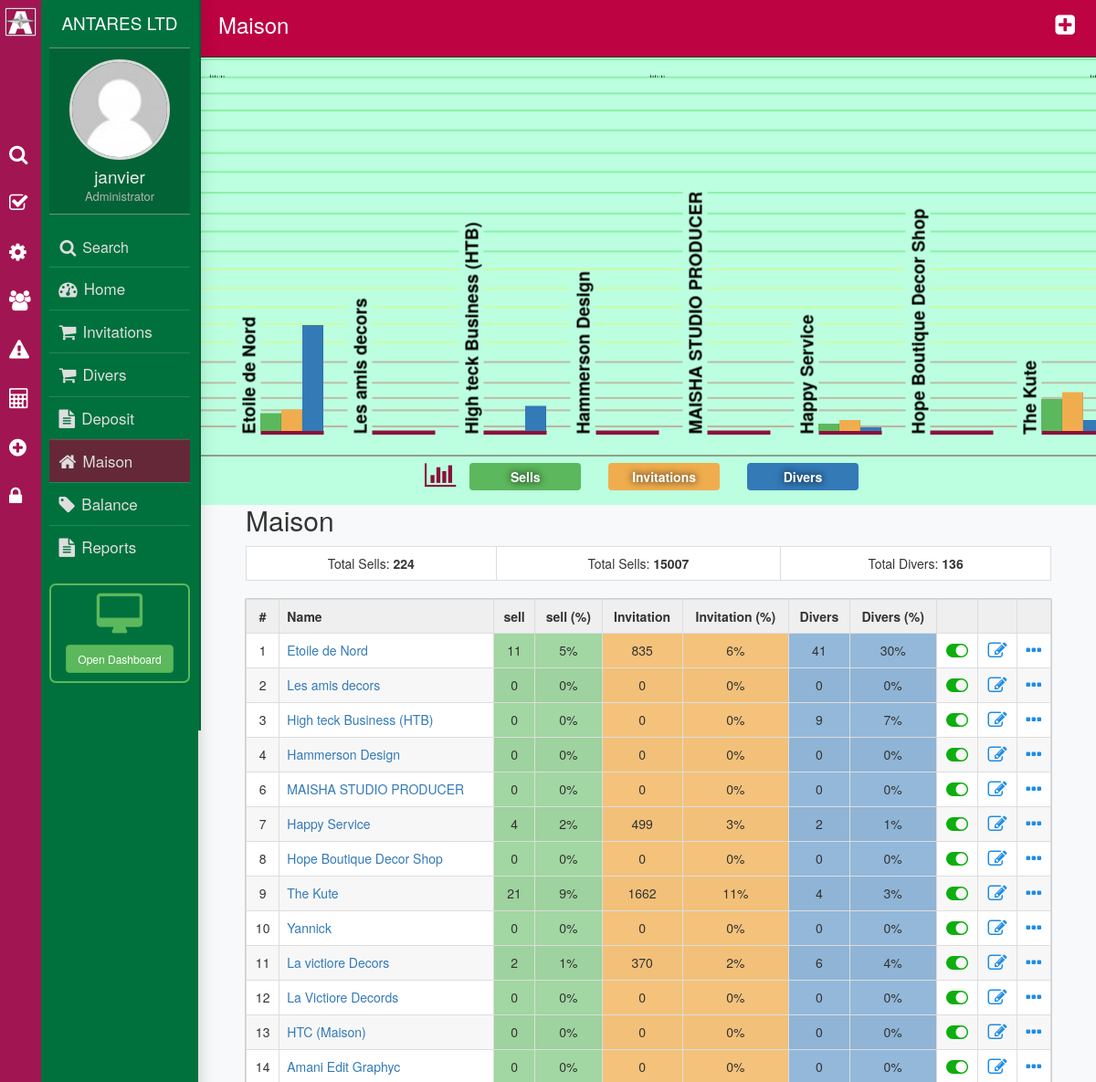
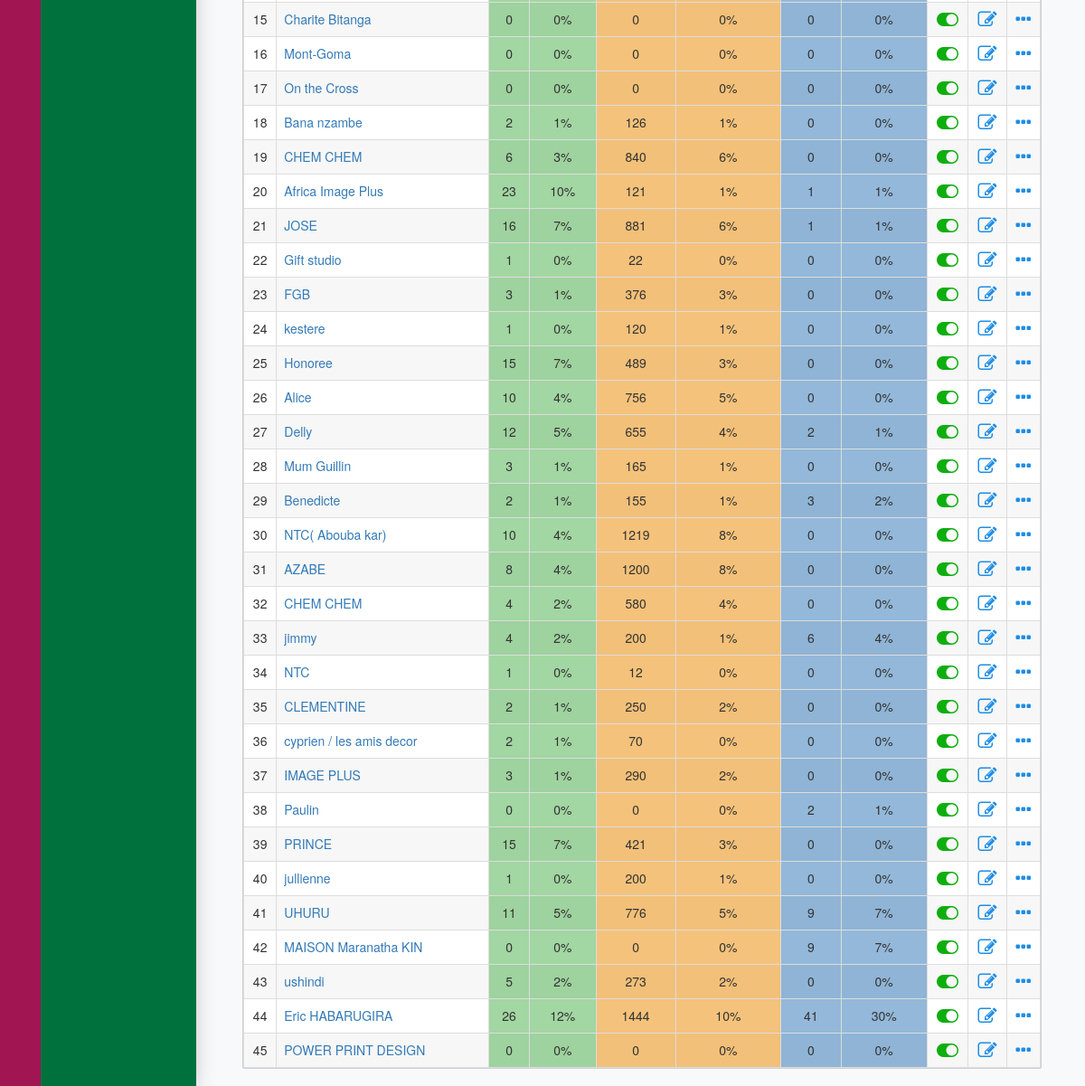
Screenshot of /maison.php (signed in) with the database file from the repository (2 pictures, top to bottom).
### tables this page shows
CREATE TABLE `maison` (
  `maison_id` int(100) NOT NULL,
  `maison_name` varchar(150) NOT NULL,
  `maison_address` varchar(200) NOT NULL,
  `maison_phone` varchar(60) NOT NULL,
  `maison_comment` text NOT NULL,
  `view` int(1) NOT NULL
);

### app_data/php/core_data.php (called while the page is built, shortened)
<?php
@$user_id = $_SESSION['user_id'];
?>

### app_data/php/local_data.php (called while the page is built, shortened)
<?php
if (loggedin()) {
  $username      = user_data_session('username');
  $user_type     = user_data_session('type');
  $special       = user_data_session('special');
}
?>

### maison.php (the view, shortened to what this page needs)
<?php
include 'app_data/php/head.php';
$total_sales = number_ret("SELECT `s_id` FROM `selling_e` WHERE `maison_id` != '0'");
$total_invitatiotn = Summ_data("SELECT SUM(`quantity`) FROM `selling_e` WHERE `maison_id` != '0'",'quantity');
$total_Divers = Summ_data("SELECT SUM(`quantity`) FROM `divers_sales` WHERE `maison_id` != '0'",'quantity');
?>
<div class="contents-div">
<div class="contents-iframe fadeIn animated bod-main-hide" id="mainContentsDiv">
      <section class="header-div-sec">
        <h2> Maison </h2>
        <a href="add_maison.php"> <b class="search-option fa fa-plus-square click" title="Add new"></b> </a>
      </section>
    <div class="secton-contents-containner">
<div class="chart-contain scroll">
    <div class="group">
<?php
$results = $mysqli->query("SELECT * FROM `maison` WHERE `view`='1'");
if ($results->num_rows == NULL) {
    echo "No data";
} else {
    while($row = $results->fetch_array()) {
      $maison_id = $row["maison_id"];
      $maison_name = $row["maison_name"];
      @$salesi = number_ret("SELECT `s_id` FROM `selling_e` WHERE `maison_id`='$maison_id'");
      @$sell_percent = round(($salesi / $total_sales) * 100);
      @$initationi = Summ_data("SELECT SUM(`quantity`) FROM `selling_e` WHERE `maison_id`='$maison_id'",'quantity');
      @$initationi_percent = round(($initationi / $total_invitatiotn) * 100);
      @$diversSale = Summ_data("SELECT SUM(`quantity`) FROM `divers_sales` WHERE `maison_id` = '$maison_id'",'quantity');
      @$divers_percent = round(($diversSale / $total_Divers) * 100);
?>
      <div class="chart-set">
      <b><?php echo @$maison_name; ?></b>
      <div class="progress progress-xs sell_ch" id="" title="<?php echo $sell_percent; ?>%"> <div class="progress-bar  slideInLeft animated  progress-bar-success" style="width: <?php echo $sell_percent; ?>%"></div> </div>
      <div class="progress progress-xs design_ch" id="" title="<?php echo @$initationi_percent; ?>%"> <div class="progress-bar  slideInLeft animated  progress-bar-warning" style="width: <?php echo @$initationi_percent; ?>%"></div> </div>
      <div class="progress progress-xs divers_ch" id="" title="<?php echo @$divers_percent; ?>%"> <div class="progress-bar  slideInLeft animated  " style="width: <?php echo @$divers_percent; ?>%"></div> </div>
      </div>
<?php
    }
}
?>
    </div>
</div>
<section style=" background: #bbffe0; border-top: 2px solid #8ca08c;">
<div class="color-mean-chart fading-containner">
  <b class="chart_all_butt fa fa-bar-chart bounceIn animated" style="float:left;font-size: 30px;color: #8c103a;"></b>
  <section style="background: #5cb85c;" class="fading-item chart_sell_butt"> <b>Sells</b> </section>
  <section style="background: #f0ad4e;" class="fading-item chart_design_butt"> <b>Invitations</b> </section>
  <section style="background: #337ab7;" class="fading-item chart_diver_butt"> <b>Divers</b> </section>
</div>
</section>
<section style="" class="chart-table-contain">
<h2>Maison</h2>
<table border="1" class="table table-bordered fading-containner" style="text-align: center; box-shadow: none;">
    <tbody>
      <tr>
        <td> Total Sells: <b><?php echo @$total_sales; ?></b> </td>
        <td> Total Sells: <b><?php echo @$total_invitatiotn; ?></b> </td>
        <td> Total Divers: <b><?php echo @$total_Divers; ?></b> </td>
      </tr>
    </tbody>
</table>
<table border="1" class="table table-bordered fading-containner">
    <tbody>
      <tr>
        <th style="text-align:center;"> # </th>
        <th> Name </th>
        <th class="th-tab-inv"> sell </th>
        <th class="th-tab-inv"> sell (%) </th>
        <th class="th-tab-inv"> Invitation </th>
        <th class="th-tab-inv"> Invitation (%) </th>
        <th class="th-tab-div"> Divers </th>
        <th class="th-tab-div"> Divers (%) </th>
        <th>  </th>
        <th>  </th>
        <th>  </th>
      </tr>
      <?php
      $results = $mysqli->query("SELECT * FROM `maison`");
      if ($results->num_rows == NULL) {
          echo "No data";
      } else {
          $x = 0;
          while($row = $results->fetch_array()) {
            $maison_id = $row["maison_id"];
            $maison_name = $row["maison_name"];
            $viewo = $row["view"];
            @$salesi = number_ret("SELECT `s_id` FROM `selling_e` WHERE `maison_id`='$maison_id'");
            @$sell_percent = round(($salesi / $total_sales) * 100);
            @$initationi = Summ_data("SELECT SUM(`quantity`) FROM `selling_e` WHERE `maison_id`='$maison_id'",'quantity');
            @$initationi_percent = round(($initationi / $total_invitatiotn) * 100);
            @$diversSale = Summ_data("SELECT SUM(`quantity`) FROM `divers_sales` WHERE `maison_id` = '$maison_id'",'quantity');
            @$divers_percent = round(($diversSale / $total_Divers) * 100);
      ?>
  <tr class="<?php if ($x%2 == 0) { echo "a"; } else { echo "b"; }?>">
    <td style="text-align:center;"> <?php echo @$maison_id; ?> </td>
    <td><a href="maison_details.php?id=<?php echo @$maison_id; ?>" class="click"><?php echo @$maison_name; ?></a></td>
    <td class="td-tab-sell"> <?php echo @$salesi; ?> </td>
    <td class="td-tab-sell"> <?php echo @$sell_percent; ?>% </td>
    <td class="td-tab-inv"> <?php echo @$initationi; ?> </td>
    <td class="td-tab-inv"> <?php echo @$initationi_percent; ?>% </td>
    <td class="td-tab-div"> <?php echo @$diversSale; ?> </td>
    <td class="td-tab-div"> <?php echo @$divers_percent; ?>% </td>
    <td style="text-align:center;">
    <?php if ($viewo == '1') { ?>
        <a onclick="return confirm('are you sure you want to Hide <?php echo @$maison_name; ?>?')" href="app_data/php/hide_unhide_maison.php?id=<?php echo @$maison_id; ?>&t=hide"><b class="fa fa-toggle-on table-icon" style="color:#0eae0e;"></b></a>
    <?php } else { ?>
        <a onclick="return confirm('are you sure you want to Unhide <?php echo @$maison_name; ?>?')" href="app_data/php/hide_unhide_maison.php?id=<?php echo @$maison_id; ?>&t=show"><b class="fa fa-toggle-off table-icon" style="color:#ec0808;"></b></a>
    <?php } ?></td>
    <td style="text-align:center;"> <a href="update_maison.php?id=<?php echo @$maison_id; ?> "><b class="fa fa-pencil-square-o table-icon" style="color:#1e8de6;"></b></a> </td>
    <td style="text-align:center;"> <a href="maison_details.php?id=<?php echo @$maison_id; ?>" class="click"><b class="fa fa-ellipsis-h table-icon" style="color:#1e8de6;"></b></a></td>
   </tr>
<?php
      $x++;
      }
  }
?>
  </tbody></table>
</section>
    </div>
</div>
</div>
</div>
<?php include 'app_data/php/foater.php' ?>

### app_data/php/head.php (shortened to what this page needs)
<!DOCTYPE html>
<html lang="en"><html>
 <?php
include_once 'connect.php';
include_once 'core_data.php';
include_once 'functions.php';
include_once 'local_data.php';
?>
  <head>
    <link rel="stylesheet" type="text/css" href="app_data/css/bootstrap.min.css">
    <link rel="stylesheet" type="text/css" href="app_data/css/font-awesome.min.css">
    <link rel="stylesheet" type="text/css" href="app_data/css/animate.min.css">
    <link rel="stylesheet" type="text/css" media="screen" href="app_data/css/screen_style.css">
    <link rel="stylesheet" href="app_data/css/print.css" media="print" title="printing" charset="utf-8">
  </head>
<body>
<div class="main-containner">
<div class="containner">
<head>
  <div class="main-nav">
     <section class="logo-main-small"></section>
     <section class="buttons-main-link-contain">
          <button type="button" class="a-link-main main-search-button click" name="button"><b class="fa fa-search"></b></button>
          <a href="designcheck_pop.php" onclick="NewWindow(this.href,'name','400','600','yes');return false;">
            <button type="button" class="a-link-main user-b click" name="button"><b class="fa fa-check-square-o"></b></button>
          </a>
          <?php if(isAdmin()) {?>
          <a href="settings.php"><button type="button" class="a-link-main setting-b click" name="button"><b class="fa fa-cog"></b></button> </a>
          <a href="users.php" style="background:transparent;"> <button type="button" class="a-link-main user-b click" name="button"><b class="fa fa-group"></b></button> </a>
          <button type="button" class="a-link-main show-errors user-b click" title="Errors" name="button"><b class="fa fa-warning"></b></button>
          <?php } ?>
          <button type="button" class="a-link-main click" title="Conveter" name="button"  data-toggle="modal" data-target="#Conveter" onclick="return check()"><b class="fa fa-calculator"></b></button>
          <button type="button" class="a-link-main click" title="Expenses" name="button"  data-toggle="modal" data-target=".bs-example-modal-lg" onclick="return check()"><b class="fa fa-plus-circle"></b> </button>
          <a href="logout.php" style="background:transparent;"> <button type="button" class="a-link-main click" name="button"><b class="fa fa-lock"></b></button> </a>
     </section>
  </div>
    <div class="sec-div-nav scroll">
    <h4>ANTARES LTD</h4>
    <section class="user-inf-hom">
      <img class="img-capt-home" style="max-width:110px;" src="<?php display_profile($user_id) ?>" alt="" />
        <h4 style="margin: 0px; color:rgb(236, 234, 234);"><?php echo @$username; ?></h4>
        <u class="u-type-label"><?php echo  @userType($user_type); ?></u>
    </section>
     <section class="sub-a">
      <button type="button" class="a actl main-search-button click"> <u class="fa fa-search"></u> Search </button>
      <a href="home.php" class="a actl click"> <u class="fa fa-tachometer"></u> Home </a>
      <a href="invitations.php" class="a actl click"> <u class="fa fa-shopping-cart"></u> Invitations </a>
      <a href="divers.php" class="a actl click"> <u class="fa fa-shopping-cart"></u> Divers </a>
      <a href="deposit.php" class="click"  type="button" class="btn btn-danger"> <u class="fa fa-file-text"></u> Deposit </a>
      <?php if(isAdmin()) { ?>
        <a href="maison.php" class="a click"> <u class="fa fa-home"></u> Maison  </a>
      <?php } ?>
       <a href="balance_view.php" class="a actl click"> <u class="fa fa-tag"></u> Balance </a>
       <a href="#" class="click"  type="button" class="btn btn-danger" data-toggle="modal" data-target="#Reports"> <u class="fa fa-file-text"></u> Reports</a>
     </section>
     <?php if (loggedin() && isSpecial()) { ?>
       <div class="dashboard_btn">
            <h2 class="fa fa-desktop"></h2>
            <a href="dashboard_remote.php">
            <button type="button" class="btn btn-success">Open Dashboard</button>
            </a>
       </div>
     <?php } ?>
    </div>
    <div class="search-div">
    <section style="margin:auto;">
        <section class="btn" style="width: 48%; color: #fff;background:#5ca483;" onclick="return selectType('Invitation');" style="background:#5ca483;" id="Invitation">Invitation</section>
        <section class="btn" style="width: 48%; color: #fff;" onclick="return selectType('Divers');"  id="Divers">Divers</section>
    </section>
      <div class="input-group">
      </div>
      <div class="buttons-div" id="buttons">
        <section onclick="return searchStype('stock')" style="background:#5ca483;" id="stock">Stock</section>
        <section onclick="return searchStype('sell')"  id="sell">Sell</section>
      </div>
    </div>
</head>

### app_data/php/functions.php (shortened to what this page needs)
<?php
function number_ret($Q)
{
  global $mysqli;
  $result = $mysqli->query($Q);
  return $result->num_rows;
}
function user_data_session($value)
{
  global $mysqli;
  global $user_id;
  $result = $mysqli->query("SELECT `$value` FROM `users` WHERE `user_id`='$user_id'");
  if($result->num_rows > 0){
   return $result->fetch_object()->$value;
 } else {
   return false;
 }
}
function Summ_data($query,$val_c) {
  global $mysqli;
  $results = $mysqli->query($query);
  if ($results->num_rows == NULL) { echo "0"; } else {
      while($row = $results->fetch_array()) {
           $name = $row["SUM(`$val_c`)"];
           if ($name == 0) {
             return '0';
           } else {
            return $name;
           }
        }
  }
}
function loggedin() {
   if (isset($_SESSION['user_id'])&&!empty($_SESSION['user_id'])) {
     return true;
   } else {
     return false;
   }
}
function isAdmin() {
  global $user_type;
  if ($user_type == '1') {
    return true;
  } else {
    return false;
  }
}
function isSpecial() {
  global $special;
  if ($special == '1') {
    return true;
  } else {
    return false;
  }
}
function userType($value)
{
  if ($value == '1') {
     return 'Administrator';
  } else {
    return 'User';
  }
}
function display_profile($value)
{
  global $mysqli;
  $location = "app_data/imgs/profile";
  $result = $mysqli->query("SELECT `profile` FROM `users` WHERE `user_id`='$value'");
  if($result->num_rows > 0){
   $image = $result->fetch_object()->profile;
   $photo = "$location/$image";
   $default = "$location/default.jpg";
   if ($image != NULL) {
       if (file_exists("$location/$image")) {
          echo $photo;
       } else {
          echo $default;
       }
   } else {
         echo $default;
   }
 } else {
    echo "$location/error.png";
 }
}
?>

### app_data/php/foater.php (shortened to what this page needs)
</div>
</body>
</html>

### app_data/css/print.css (style rules this page uses)
body { min-width: 100%; }
body, .main-containner { min-width: 100%; }
table { border-color: #000; border: 1px solid rgb(0, 0, 0); }

### maison.php (style rules this page uses)
.th-tab-inv { background: #5cb85c; text-align: center; }
.td-tab-inv { background: rgba(240, 173, 78, 0.74); text-align: center; }
.th-tab-div { text-align: center; }
.td-tab-div { background: rgba(51, 122, 183, 0.53); text-align: center; }
.td-tab-sell { background: rgba(92, 184, 92, 0.57); text-align: center; }

### rows the page displays
maison: maison_name "Etoile de Nord", maison_id "1", salesi "11", sell_percent "5", initationi "835", initationi_percent "6", diversSale "41", divers_percent "30"
maison: maison_name "Les amis decors", maison_id "2", salesi "0", sell_percent "0", initationi "0", initationi_percent "0", diversSale "0", divers_percent "0"
maison: maison_name "High teck Business (HTB)", maison_id "3", salesi "0", sell_percent "0", initationi "0", initationi_percent "0", diversSale "9", divers_percent "7"
maison: maison_name "Hammerson Design", maison_id "4", salesi "0", sell_percent "0", initationi "0", initationi_percent "0", diversSale "0", divers_percent "0"
maison: maison_name "MAISHA STUDIO PRODUCER", maison_id "6", salesi "0", sell_percent "0", initationi "0", initationi_percent "0", diversSale "0", divers_percent "0"
maison: maison_name "Happy Service", maison_id "7", salesi "4", sell_percent "2", initationi "499", initationi_percent "3", diversSale "2", divers_percent "1"
maison: maison_name "Hope Boutique Decor Shop", maison_id "8", salesi "0", sell_percent "0", initationi "0", initationi_percent "0", diversSale "0", divers_percent "0"
maison: maison_name "The Kute", maison_id "9", salesi "21", sell_percent "9", initationi "1662", initationi_percent "11", diversSale "4", divers_percent "3"
maison: maison_id "10", maison_name "Yannick", salesi "0", sell_percent "0", initationi "0", initationi_percent "0", diversSale "0", divers_percent "0"
maison: maison_id "11", maison_name "La victiore Decors", salesi "2", sell_percent "1", initationi "370", initationi_percent "2", diversSale "6", divers_percent "4"
maison: maison_id "12", maison_name "La Victiore Decords", salesi "0", sell_percent "0", initationi "0", initationi_percent "0", diversSale "0", divers_percent "0"
maison: maison_id "13", maison_name "HTC (Maison)", salesi "0", sell_percent "0", initationi "0", initationi_percent "0", diversSale "0", divers_percent "0"
maison: maison_id "14", maison_name "Amani Edit Graphyc", salesi "0", sell_percent "0", initationi "0", initationi_percent "0", diversSale "0", divers_percent "0"
maison: maison_id "15", maison_name "Charite Bitanga", salesi "0", sell_percent "0", initationi "0", initationi_percent "0", diversSale "0", divers_percent "0"
maison: maison_id "16", maison_name "Mont-Goma", salesi "0", sell_percent "0", initationi "0", initationi_percent "0", diversSale "0", divers_percent "0"
maison: maison_id "17", maison_name "On the Cross", salesi "0", sell_percent "0", initationi "0", initationi_percent "0", diversSale "0", divers_percent "0"
maison: maison_id "18", maison_name "Bana nzambe", salesi "2", sell_percent "1", initationi "126", initationi_percent "1", diversSale "0", divers_percent "0"
maison: maison_id "19", maison_name "CHEM CHEM", salesi "6", sell_percent "3", initationi "840", initationi_percent "6", diversSale "0", divers_percent "0"
maison: maison_id "20", maison_name "Africa Image Plus", salesi "23", sell_percent "10", initationi "121", initationi_percent "1", diversSale "1", divers_percent "1"
maison: maison_id "21", maison_name "JOSE", salesi "16", sell_percent "7", initationi "881", initationi_percent "6", diversSale "1", divers_percent "1"
maison: maison_id "22", maison_name "Gift studio", salesi "1", sell_percent "0", initationi_percent "0", diversSale "0", divers_percent "0"
maison: maison_id "23", maison_name "FGB", salesi "3", sell_percent "1", initationi "376", initationi_percent "3", diversSale "0", divers_percent "0"
maison: maison_id "24", maison_name "kestere", salesi "1", sell_percent "0", initationi "120", initationi_percent "1", diversSale "0", divers_percent "0"
maison: maison_id "25", maison_name "Honoree", salesi "15", sell_percent "7", initationi "489", initationi_percent "3", diversSale "0", divers_percent "0"
maison: maison_id "26", maison_name "Alice", salesi "10", sell_percent "4", initationi "756", initationi_percent "5", diversSale "0", divers_percent "0"
maison: maison_id "27", maison_name "Delly", salesi "12", sell_percent "5", initationi "655", initationi_percent "4", diversSale "2", divers_percent "1"
maison: maison_id "28", maison_name "Mum Guillin", salesi "3", sell_percent "1", initationi "165", initationi_percent "1", diversSale "0", divers_percent "0"
maison: maison_id "29", maison_name "Benedicte", salesi "2", sell_percent "1", initationi "155", initationi_percent "1", diversSale "3", divers_percent "2"
maison: maison_id "30", maison_name "NTC( Abouba kar)", salesi "10", sell_percent "4", initationi "1219", initationi_percent "8", diversSale "0", divers_percent "0"
maison: maison_id "31", maison_name "AZABE", salesi "8", sell_percent "4", initationi "1200", initationi_percent "8", diversSale "0", divers_percent "0"
maison: maison_id "32", maison_name "CHEM CHEM", salesi "4", sell_percent "2", initationi "580", initationi_percent "4", diversSale "0", divers_percent "0"
maison: maison_id "33", maison_name "jimmy", salesi "4", sell_percent "2", initationi "200", initationi_percent "1", diversSale "6", divers_percent "4"
maison: maison_id "34", maison_name "NTC", salesi "1", sell_percent "0", initationi "12", initationi_percent "0", diversSale "0", divers_percent "0"
maison: maison_id "35", maison_name "CLEMENTINE", salesi "2", sell_percent "1", initationi "250", initationi_percent "2", diversSale "0", divers_percent "0"
maison: maison_id "36", maison_name "cyprien / les amis decor", salesi "2", sell_percent "1", initationi "70", initationi_percent "0", diversSale "0", divers_percent "0"
maison: maison_id "37", maison_name "IMAGE PLUS", salesi "3", sell_percent "1", initationi "290", initationi_percent "2", diversSale "0", divers_percent "0"
maison: maison_id "38", maison_name "Paulin", salesi "0", sell_percent "0", initationi "0", initationi_percent "0", diversSale "2", divers_percent "1"
maison: maison_id "39", maison_name "PRINCE", salesi "15", sell_percent "7", initationi "421", initationi_percent "3", diversSale "0", divers_percent "0"
maison: maison_id "40", maison_name "jullienne", salesi "1", sell_percent "0", initationi "200", initationi_percent "1", diversSale "0", divers_percent "0"
maison: maison_id "41", maison_name "UHURU", salesi "11", sell_percent "5", initationi "776", initationi_percent "5", diversSale "9", divers_percent "7"
maison: maison_id "42", maison_name "MAISON Maranatha KIN", salesi "0", sell_percent "0", initationi "0", initationi_percent "0", diversSale "9", divers_percent "7"
maison: maison_id "43", maison_name "ushindi", salesi "5", sell_percent "2", initationi "273", initationi_percent "2", diversSale "0", divers_percent "0"
maison: maison_id "44", maison_name "Eric HABARUGIRA", salesi "26", sell_percent "12", initationi "1444", initationi_percent "10", diversSale "41", divers_percent "30"
maison: maison_id "45", maison_name "POWER PRINT DESIGN", salesi "0", sell_percent "0", initationi "0", initationi_percent "0", diversSale "0", divers_percent "0"
